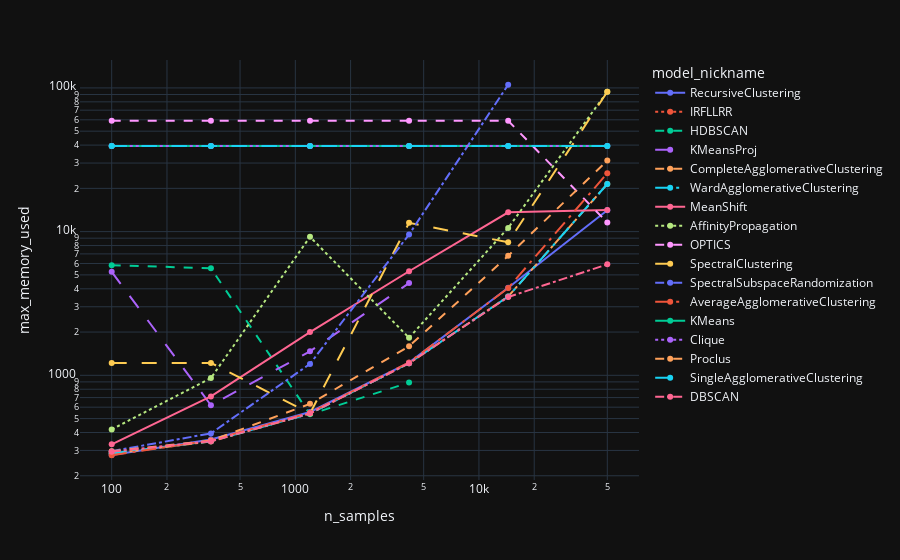

The code cell stored with this chart in its notebook:
### Markdown cell above
## Memory

### Code cell
df = df_common.copy()
df = df.loc[df['n_features']==14427]
df = df.sort_values(by='n_samples')
fig = px.line(df, x='n_samples', y='max_memory_used', color='model_nickname', line_dash='model_nickname', log_x=True, log_y=True, markers=True)
fig.show()

### Figure 1 — Plotly figure (JSON) as saved in the notebook; plotly's stock layout.template omitted (floating-point values rounded to 4 significant figures)
{"data": [{"hovertemplate": "model_nickname=RecursiveClustering<br>n_samples=%{x}<br>max_memory_used=%{y}<extra></extra>", "legendgroup": "RecursiveClustering", "line": {"color": "#636efa", "dash": "solid"}, "marker": {"symbol": "circle"}, "mode": "lines+markers", "name": "RecursiveClustering", "orientation": "v", "showlegend": true, "x": [100, 347, 1202, 4163, 14427, 50000], "xaxis": "x", "y": [278.6, 357.2, 555.6, 1225.0, 4064.0, 14080.0], "yaxis": "y", "type": "scatter"}, {"hovertemplate": "model_nickname=IRFLLRR<br>n_samples=%{x}<br>max_memory_used=%{y}<extra></extra>", "legendgroup": "IRFLLRR", "line": {"color": "#EF553B", "dash": "dot"}, "marker": {"symbol": "circle"}, "mode": "lines+markers", "name": "IRFLLRR", "orientation": "v", "showlegend": true, "x": [100, 347, 1202, 4163, 14427, 50000], "xaxis": "x", "y": [39390.0, 39390.0, 39390.0, 39390.0, null, null], "yaxis": "y", "type": "scatter"}, {"hovertemplate": "model_nickname=HDBSCAN<br>n_samples=%{x}<br>max_memory_used=%{y}<extra></extra>", "legendgroup": "HDBSCAN", "line": {"color": "#00cc96", "dash": "dash"}, "marker": {"symbol": "circle"}, "mode": "lines+markers", "name": "HDBSCAN", "orientation": "v", "showlegend": true, "x": [100, 347, 1202, 4163, 14427, 50000], "xaxis": "x", "y": [5842.0, 5558.0, 534.8, 890.9, null, null], "yaxis": "y", "type": "scatter"}, {"hovertemplate": "model_nickname=KMeansProj<br>n_samples=%{x}<br>max_memory_used=%{y}<extra></extra>", "legendgroup": "KMeansProj", "line": {"color": "#ab63fa", "dash": "longdash"}, "marker": {"symbol": "circle"}, "mode": "lines+markers", "name": "KMeansProj", "orientation": "v", "showlegend": true, "x": [100, 347, 1202, 4163, 14427, 50000], "xaxis": "x", "y": [5249.0, 619.5, 1468.0, 4383.0, null, null], "yaxis": "y", "type": "scatter"}, {"hovertemplate": "model_nickname=CompleteAgglomerativeClustering<br>n_samples=%{x}<br>max_memory_used=%{y}<extra></extra>", "legendgroup": "CompleteAgglomerativeClustering", "line": {"color": "#FFA15A", "dash": "dashdot"}, "marker": {"symbol": "circle"}, "mode": "lines+markers", "name": "CompleteAgglomerativeClustering", "orientation": "v", "showlegend": true, "x": [100, 347, 1202, 4163, 14427, 50000], "xaxis": "x", "y": [285.4, 346.6, 542.0, 1214.0, 3536.0, 21460.0], "yaxis": "y", "type": "scatter"}, {"hovertemplate": "model_nickname=WardAgglomerativeClustering<br>n_samples=%{x}<br>max_memory_used=%{y}<extra></extra>", "legendgroup": "WardAgglomerativeClustering", "line": {"color": "#19d3f3", "dash": "longdashdot"}, "marker": {"symbol": "circle"}, "mode": "lines+markers", "name": "WardAgglomerativeClustering", "orientation": "v", "showlegend": true, "x": [100, 347, 1202, 4163, 14427, 50000], "xaxis": "x", "y": [286.9, 347.9, 541.8, 1216.0, 3534.0, 21460.0], "yaxis": "y", "type": "scatter"}, {"hovertemplate": "model_nickname=MeanShift<br>n_samples=%{x}<br>max_memory_used=%{y}<extra></extra>", "legendgroup": "MeanShift", "line": {"color": "#FF6692", "dash": "solid"}, "marker": {"symbol": "circle"}, "mode": "lines+markers", "name": "MeanShift", "orientation": "v", "showlegend": true, "x": [100, 347, 1202, 4163, 14427, 50000], "xaxis": "x", "y": [330.8, 713.5, 1999.0, 5298.0, 13620.0, 14150.0], "yaxis": "y", "type": "scatter"}, {"hovertemplate": "model_nickname=AffinityPropagation<br>n_samples=%{x}<br>max_memory_used=%{y}<extra></extra>", "legendgroup": "AffinityPropagation", "line": {"color": "#B6E880", "dash": "dot"}, "marker": {"symbol": "circle"}, "mode": "lines+markers", "name": "AffinityPropagation", "orientation": "v", "showlegend": true, "x": [100, 347, 1202, 4163, 14427, 50000], "xaxis": "x", "y": [420.5, 957.1, 9200.0, 1824.0, 10610.0, 94110.0], "yaxis": "y", "type": "scatter"}, {"hovertemplate": "model_nickname=OPTICS<br>n_samples=%{x}<br>max_memory_used=%{y}<extra></extra>", "legendgroup": "OPTICS", "line": {"color": "#FF97FF", "dash": "dash"}, "marker": {"symbol": "circle"}, "mode": "lines+markers", "name": "OPTICS", "orientation": "v", "showlegend": true, "x": [100, 347, 1202, 4163, 14427, 50000], "xaxis": "x", "y": [59040.0, 59040.0, 59040.0, 59040.0, 59040.0, 11560.0], "yaxis": "y", "type": "scatter"}, {"hovertemplate": "model_nickname=SpectralClustering<br>n_samples=%{x}<br>max_memory_used=%{y}<extra></extra>", "legendgroup": "SpectralClustering", "line": {"color": "#FECB52", "dash": "longdash"}, "marker": {"symbol": "circle"}, "mode": "lines+markers", "name": "SpectralClustering", "orientation": "v", "showlegend": true, "x": [100, 347, 1202, 4163, 14427, 50000], "xaxis": "x", "y": [1220.0, 1220.0, 543.1, 11520.0, 8433.0, 93960.0], "yaxis": "y", "type": "scatter"}, {"hovertemplate": "model_nickname=SpectralSubspaceRandomization<br>n_samples=%{x}<br>max_memory_used=%{y}<extra></extra>", "legendgroup": "SpectralSubspaceRandomization", "line": {"color": "#636efa", "dash": "dashdot"}, "marker": {"symbol": "circle"}, "mode": "lines+markers", "name": "SpectralSubspaceRandomization", "orientation": "v", "showlegend": true, "x": [100, 347, 1202, 4163, 14427, 50000], "xaxis": "x", "y": [296.6, 394.4, 1201.0, 9549.0, 105200.0, null], "yaxis": "y", "type": "scatter"}, {"hovertemplate": "model_nickname=AverageAgglomerativeClustering<br>n_samples=%{x}<br>max_memory_used=%{y}<extra></extra>", "legendgroup": "AverageAgglomerativeClustering", "line": {"color": "#EF553B", "dash": "longdashdot"}, "marker": {"symbol": "circle"}, "mode": "lines+markers", "name": "AverageAgglomerativeClustering", "orientation": "v", "showlegend": true, "x": [100, 347, 1202, 4163, 14427, 50000], "xaxis": "x", "y": [277.8, 352.7, 548.7, 1230.0, 4052.0, 25500.0], "yaxis": "y", "type": "scatter"}, {"hovertemplate": "model_nickname=KMeans<br>n_samples=%{x}<br>max_memory_used=%{y}<extra></extra>", "legendgroup": "KMeans", "line": {"color": "#00cc96", "dash": "solid"}, "marker": {"symbol": "circle"}, "mode": "lines+markers", "name": "KMeans", "orientation": "v", "showlegend": true, "x": [100, 347, 1202, 4163, 14427, 50000], "xaxis": "x", "y": [39400.0, 39400.0, 39400.0, 39400.0, 39400.0, 39400.0], "yaxis": "y", "type": "scatter"}, {"hovertemplate": "model_nickname=Clique<br>n_samples=%{x}<br>max_memory_used=%{y}<extra></extra>", "legendgroup": "Clique", "line": {"color": "#ab63fa", "dash": "dot"}, "marker": {"symbol": "circle"}, "mode": "lines+markers", "name": "Clique", "orientation": "v", "showlegend": true, "x": [100, 347, 1202, 4163, 14427, 50000], "xaxis": "x", "y": [39390.0, 39390.0, 39390.0, 39390.0, 39390.0, 39390.0], "yaxis": "y", "type": "scatter"}, {"hovertemplate": "model_nickname=Proclus<br>n_samples=%{x}<br>max_memory_used=%{y}<extra></extra>", "legendgroup": "Proclus", "line": {"color": "#FFA15A", "dash": "dash"}, "marker": {"symbol": "circle"}, "mode": "lines+markers", "name": "Proclus", "orientation": "v", "showlegend": true, "x": [100, 347, 1202, 4163, 14427, 50000], "xaxis": "x", "y": [296.6, 351.0, 633.1, 1592.0, 6781.0, 31220.0], "yaxis": "y", "type": "scatter"}, {"hovertemplate": "model_nickname=SingleAgglomerativeClustering<br>n_samples=%{x}<br>max_memory_used=%{y}<extra></extra>", "legendgroup": "SingleAgglomerativeClustering", "line": {"color": "#19d3f3", "dash": "longdash"}, "marker": {"symbol": "circle"}, "mode": "lines+markers", "name": "SingleAgglomerativeClustering", "orientation": "v", "showlegend": true, "x": [100, 347, 1202, 4163, 14427, 50000], "xaxis": "x", "y": [39390.0, 39390.0, 39390.0, 39390.0, 39390.0, 39390.0], "yaxis": "y", "type": "scatter"}, {"hovertemplate": "model_nickname=DBSCAN<br>n_samples=%{x}<br>max_memory_used=%{y}<extra></extra>", "legendgroup": "DBSCAN", "line": {"color": "#FF6692", "dash": "dashdot"}, "marker": {"symbol": "circle"}, "mode": "lines+markers", "name": "DBSCAN", "orientation": "v", "showlegend": true, "x": [100, 347, 1202, 4163, 14427, 50000], "xaxis": "x", "y": [294.2, 348.3, 544.0, 1214.0, 3507.0, 5917.0], "yaxis": "y", "type": "scatter"}], "layout": {"xaxis": {"anchor": "y", "domain": [0.0, 1.0], "title": {"text": "n_samples"}, "type": "log"}, "yaxis": {"anchor": "x", "domain": [0.0, 1.0], "title": {"text": "max_memory_used"}, "type": "log"}, "legend": {"title": {"text": "model_nickname"}, "tracegroupgap": 0}, "margin": {"t": 60}}}
